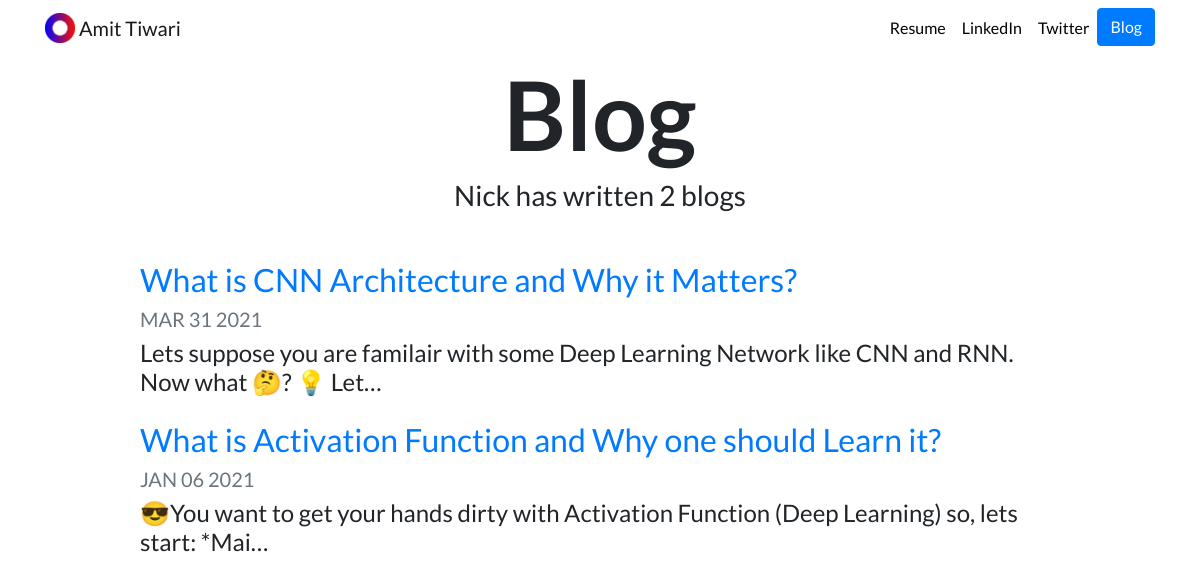
Screenshot of /blog/ with the database file from the repository.
### blog/models.py (models this page shows, shortened)
class Blogging(models.Model):
  title = models.CharField(max_length=250)
  date = models.DateField()
  description = models.TextField()

### blog/views.py (the view)
# urls.py: path('', views.allBlogs, name='all_blogs'),
def allBlogs(request):
  all_Blogs = Blogging.objects.order_by('-date')     #for ordering date in reverse
  return render(request, 'blog/all_blogs.html', {'blogs':all_Blogs})

### blog/templates/blog/all_blogs.html
{% extends "portfolio/base.html" %}
{% load static %}
{% block content %}
<h1 id="blogtitle" class="font-weight-bold text-center">Blog</h1>
<h3 class="text-center mb-5">Nick has written {{ blogs.count }} blog{{ blogs.count|pluralize }}</h3>
{% for blog in blogs %}
<div class="row justify-content-center my-3">
  <div class="col-md-10">
    <a href="{% url 'blog:detail' blog.id %}">
      <h2>{{ blog.title }}</h2>
    </a>
    <h5 class="text-muted">{{ blog.date|date:'M d Y'|upper }}</h5>
    <h4>{{ blog.description|striptags|truncatechars:100 }}</h4>
  </div>
</div>
{% endfor %}
{% endblock %}

### portfolio/static/portfolio/custom.css (style rules this page uses)
body { font-family: 'Lato', sans-serif; }
#blogtitle { font-size: 6rem; }

### rows the page displays
Blogging: title "What is CNN Architecture and Why it Matters?", date "MAR 31 2021", description "Lets suppose you are familair with some Deep Learning Network like CNN and RNN. Now what 🤔? 💡 Let…"
Blogging: title "What is Activation Function and Why one should Learn it?", date "JAN 06 2021", description "😎You want to get your hands dirty with Activation Function (Deep Learning) so, lets start: *Mai…"

### other values shown
{{ blogs.count }} "2"
